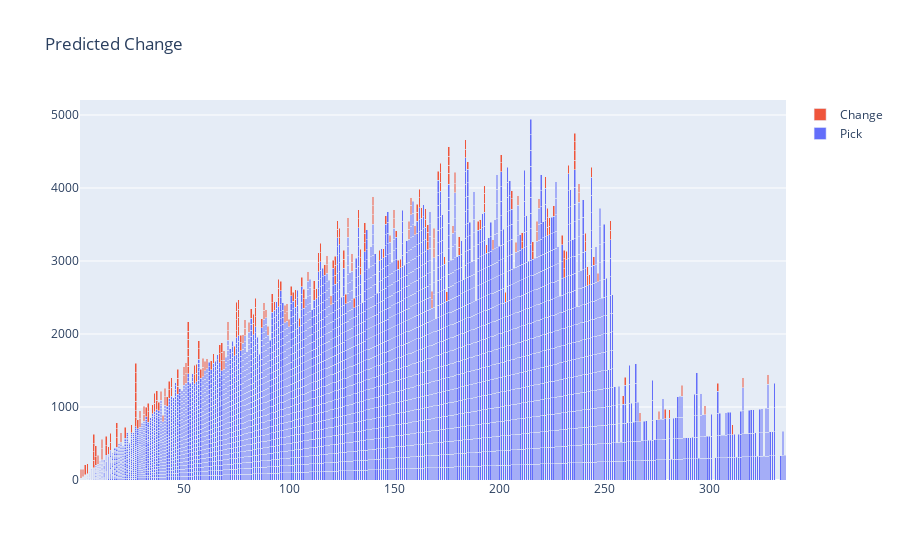

Notebook source saved alongside this figure:
### Code cell
data1 = y_predict
data2 = df['Pick']
Raitings=df['Pick']

fig = go.Figure(data=[
    go.Bar(name='Pick', x=Raitings, y= data2),
    go.Bar(name='Change', x=Raitings, y= data1)
])
# Change the bar mode
fig.update_layout(barmode='stack', title='Predicted Change')
fig.update_traces()
fig.update_layout(uniformtext_minsize=9, uniformtext_mode='hide')
fig.show()

### Figure 1 — Plotly figure (JSON) as saved in the notebook; plotly's stock layout.template omitted (floating-point values rounded to 4 significant figures; data arrays with more than 128 entries replaced by an {"elided": "..."} marker saying what was removed)
{"data": [{"name": "Pick", "type": "bar", "x": {"elided": "5615 int values"}, "y": {"elided": "5615 int values"}}, {"name": "Change", "type": "bar", "x": {"elided": "5615 int values"}, "y": {"elided": "283 float values"}}], "layout": {"barmode": "stack", "title": {"text": "Predicted Change"}, "uniformtext": {"minsize": 9, "mode": "hide"}}}
